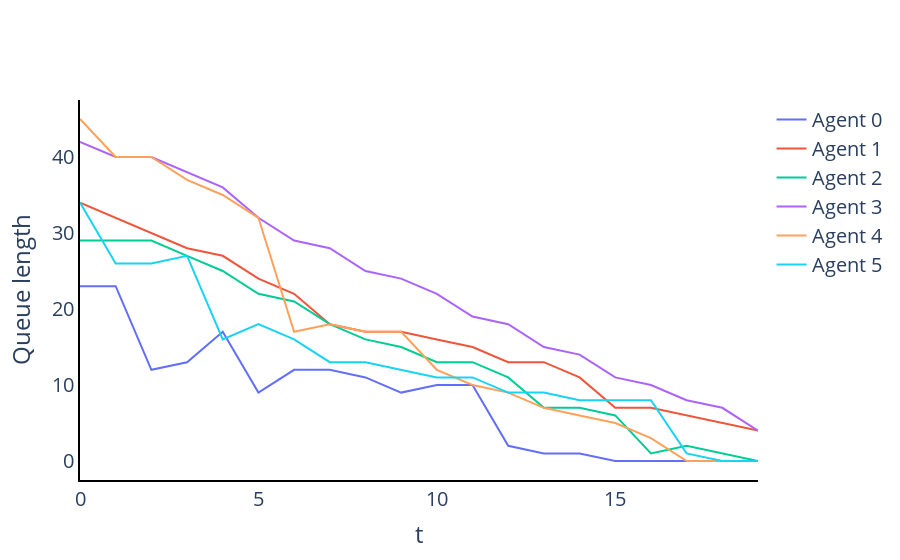

The cell this chart's notebook holds for it:
### Code cell
layout = go.Layout(plot_bgcolor='rgba(0,0,0,0)')
fig = go.Figure(layout=layout)
for i in range(number_of_agents):
    sequence = [j[i] for j in alg_alvp.sequence_2]
    fig.add_trace(go.Scatter(y=sequence,
                                         x=list(range(len(sequence))),
                                         name=f"Agent {i}",
                                         mode="lines"))
            
fig.update_layout(
    xaxis_title="t",
    yaxis_title="Queue length",
    font = dict(size = 20)
)
fig.update_xaxes(showline=True, linewidth=2, linecolor='black', gridcolor='white')
fig.update_yaxes(showline=True, linewidth=2, linecolor='black', gridcolor='white')
fig.show()

### Figure 1 — Plotly figure (JSON) as saved in the notebook; plotly's stock layout.template omitted (floating-point values rounded to 4 significant figures)
{"data": [{"mode": "lines", "name": "Agent 0", "type": "scatter", "x": [0, 1, 2, 3, 4, 5, 6, 7, 8, 9, 10, 11, 12, 13, 14, 15, 16, 17, 18, 19], "y": [23, 23, 12, 13, 17, 9, 12, 12, 11, 9, 10, 10, 2, 1, 1, 0, 0, 0, 0, 0]}, {"mode": "lines", "name": "Agent 1", "type": "scatter", "x": [0, 1, 2, 3, 4, 5, 6, 7, 8, 9, 10, 11, 12, 13, 14, 15, 16, 17, 18, 19], "y": [34, 32, 30, 28, 27, 24, 22, 18, 17, 17, 16, 15, 13, 13, 11, 7, 7, 6, 5, 4]}, {"mode": "lines", "name": "Agent 2", "type": "scatter", "x": [0, 1, 2, 3, 4, 5, 6, 7, 8, 9, 10, 11, 12, 13, 14, 15, 16, 17, 18, 19], "y": [29, 29, 29, 27, 25, 22, 21, 18, 16, 15, 13, 13, 11, 7, 7, 6, 1, 2, 1, 0]}, {"mode": "lines", "name": "Agent 3", "type": "scatter", "x": [0, 1, 2, 3, 4, 5, 6, 7, 8, 9, 10, 11, 12, 13, 14, 15, 16, 17, 18, 19], "y": [42, 40, 40, 38, 36, 32, 29, 28, 25, 24, 22, 19, 18, 15, 14, 11, 10, 8, 7, 4]}, {"mode": "lines", "name": "Agent 4", "type": "scatter", "x": [0, 1, 2, 3, 4, 5, 6, 7, 8, 9, 10, 11, 12, 13, 14, 15, 16, 17, 18, 19], "y": [45, 40, 40, 37, 35, 32, 17, 18, 17, 17, 12, 10, 9, 7, 6, 5, 3, 0, 0, 0]}, {"mode": "lines", "name": "Agent 5", "type": "scatter", "x": [0, 1, 2, 3, 4, 5, 6, 7, 8, 9, 10, 11, 12, 13, 14, 15, 16, 17, 18, 19], "y": [34, 26, 26, 27, 16, 18, 16, 13, 13, 12, 11, 11, 9, 9, 8, 8, 8, 1, 0, 0]}], "layout": {"autosize": true, "font": {"size": 20}, "plot_bgcolor": "rgba(0, 0, 0, 0)", "xaxis": {"autorange": true, "gridcolor": "white", "linecolor": "black", "linewidth": 2, "range": [0, 19], "showline": true, "title": {"text": "t"}, "type": "linear"}, "yaxis": {"autorange": true, "gridcolor": "white", "linecolor": "black", "linewidth": 2, "range": [-2.5, 47.5], "showline": true, "title": {"text": "Queue length"}, "type": "linear"}}}
